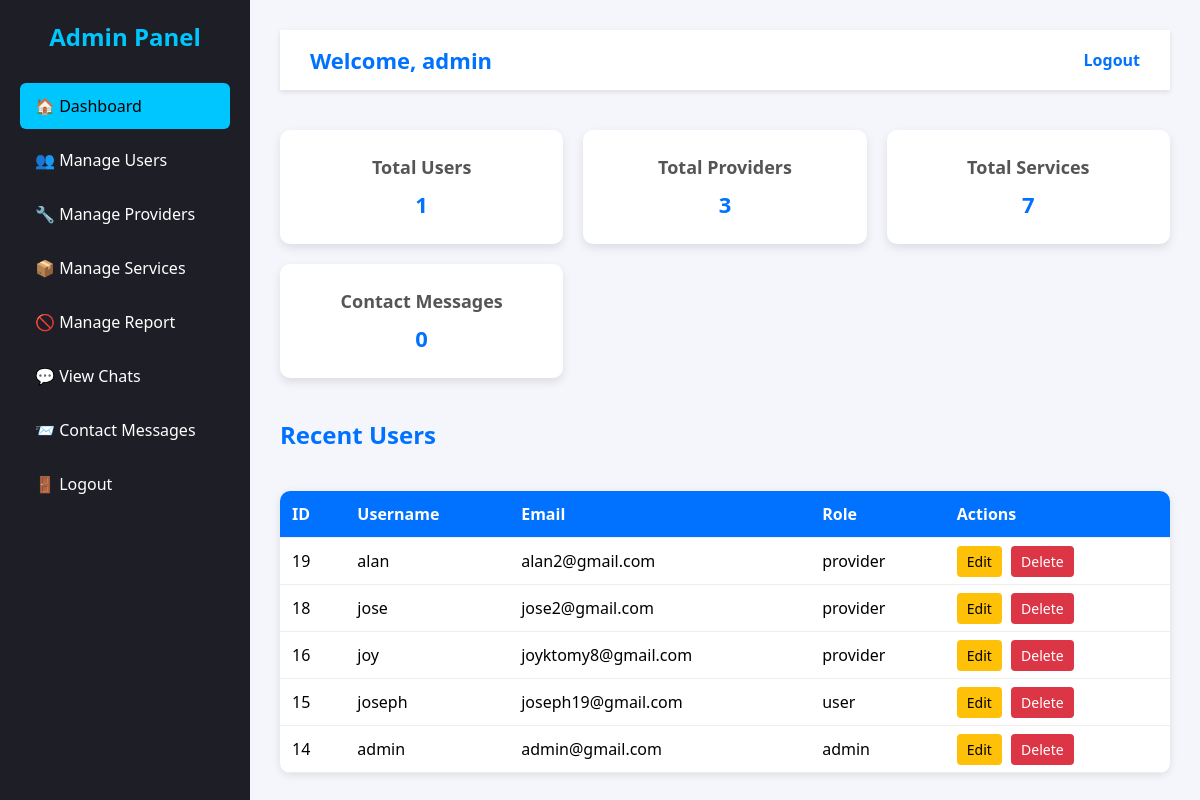
/admin_dashboard.php (signed in), run on the app's committed database.
### tables this page shows
CREATE TABLE `accounts` (
  `id` int(11) NOT NULL,
  `username` varchar(50) NOT NULL,
  `email` varchar(100) NOT NULL,
  `password` varchar(255) NOT NULL,
  `phone` varchar(15) NOT NULL,
  `role` enum('user','provider','admin') NOT NULL,
  `created_at` timestamp NOT NULL DEFAULT current_timestamp(),
  `status` enum('active','blacklisted') NOT NULL DEFAULT 'active'
);

### admin_dashboard.php (the view, shortened to what this page needs)
<?php
$host = "localhost";
$user = "root";
$password = "";
$database = "servicemarketplace";
$conn = new mysqli($host, $user, $password, $database);
$total_users = $conn->query("SELECT COUNT(*) AS total FROM accounts WHERE role='user'")->fetch_assoc()['total'];
$total_providers = $conn->query("SELECT COUNT(*) AS total FROM accounts WHERE role='provider'")->fetch_assoc()['total'];
$total_services = $conn->query("SELECT COUNT(*) AS total FROM services")->fetch_assoc()['total'];
$total_contacts = $conn->query("SELECT COUNT(*) AS total FROM contact_messages")->fetch_assoc()['total'];
?>
<html>
<head>
</head>
<body>
<div class="sidebar">
    <h2>Admin Panel</h2>
    <a href="admin_dashboard.php" class="active">🏠 Dashboard</a>
    <a href="manage_users.php">👥 Manage Users</a>
    <a href="manage_providers.php">🔧 Manage Providers</a>
    <a href="manage_services.php">📦 Manage Services</a>
     <a href="manage_reports.php">🚫 Manage Report</a>
    <a href="admin_view_chats.php">💬 View Chats</a>
    <a href="view_contacts.php">📨 Contact Messages</a>
    <a href="admin_dashboard.php?logout=1">🚪 Logout</a>
</div>
<div class="main-content">
    <div class="topbar">
        <h1>Welcome, <?php echo htmlspecialchars($_SESSION['username']); ?></h1>
        <a href="admin_dashboard.php?logout=1">Logout</a>
    </div>
    <div class="cards">
        <div class="card">
            <h3>Total Users</h3>
            <p><?php echo $total_users; ?></p>
        </div>
        <div class="card">
            <h3>Total Providers</h3>
            <p><?php echo $total_providers; ?></p>
        </div>
        <div class="card">
            <h3>Total Services</h3>
            <p><?php echo $total_services; ?></p>
        </div>
        <div class="card">
            <h3>Contact Messages</h3>
            <p><?php echo $total_contacts; ?></p>
        </div>
    </div>
    <h2 style="margin-top:40px; color:#0072ff;">Recent Users</h2>
    <table>
        <tr>
            <th>ID</th>
            <th>Username</th>
            <th>Email</th>
            <th>Role</th>
            <th>Actions</th>
        </tr>
        <?php
        $recent_users = $conn->query("SELECT id, username, email, role FROM accounts ORDER BY id DESC LIMIT 5");
        while ($row = $recent_users->fetch_assoc()) {
            echo "<tr>
                <td>{$row['id']}</td>
                <td>{$row['username']}</td>
                <td>{$row['email']}</td>
                <td>{$row['role']}</td>
                <td class='action-btns'>
                    <a href='edit_user.php?id={$row['id']}' class='edit-btn'>Edit</a>
                    <a href='admin_dashboard.php?delete_id={$row['id']}' class='delete-btn' onclick='return confirm(\"Are you sure you want to delete this user?\")'>Delete</a>
                </td>
            </tr>";
        }
        ?>
    </table>
</div>
</body>
</html>

### admin_dashboard.php (style rules this page uses)
* { box-sizing: border-box; margin: 0; padding: 0; font-family: 'Segoe UI', sans-serif; }
body { display: flex; min-height: 100vh; background: #f4f6fc; }
.sidebar { width: 250px; background: #1e1f26; color: white; padding: 20px; position: fixed; height: 100%; left: 0; top: 0; }
.sidebar h2 { text-align: center; margin-bottom: 30px; color: #00c6ff; }
.sidebar a { display: block; color: white; padding: 12px 15px; border-radius: 6px; margin-bottom: 8px; text-decoration: none; transition: 0.3s; }
.sidebar a:hover, .sidebar a.active { background: #00c6ff; color: black; }
.main-content { margin-left: 250px; padding: 30px; width: 100%; }
.topbar { background: white; padding: 15px 30px; display: flex; justify-content: space-between; align-items: center; box-shadow: 0 2px 5px rgba(0,0,0,0.1); }
.topbar h1 { color: #0072ff; font-size: 22px; }
.topbar a { color: #0072ff; text-decoration: none; font-weight: bold; }
.cards { display: grid; grid-template-columns: repeat(auto-fit, minmax(220px, 1fr)); gap: 20px; margin-top: 40px; }
.card { background: white; border-radius: 10px; padding: 25px; text-align: center; box-shadow: 0 4px 10px rgba(0,0,0,0.1); }
.card h3 { font-size: 18px; color: #555; margin-bottom: 10px; }
.card p { font-size: 22px; font-weight: bold; color: #0072ff; }
table { width: 100%; border-collapse: collapse; margin-top: 40px; background: white; border-radius: 10px; overflow: hidden; box-shadow: 0 2px 8px rgba(0,0,0,0.1); }
table th, table td { padding: 12px; text-align: left; border-bottom: 1px solid #eee; }
table th { background: #0072ff; color: white; }
.action-btns a { padding: 6px 10px; text-decoration: none; border-radius: 4px; margin-right: 5px; font-size: 14px; }
.edit-btn { background: #ffc107; color: black; }
.delete-btn { background: #dc3545; color: white; }

### data on the page
accounts: id "19", username "alan", email "alan2@gmail.com", role "provider"
accounts: id "18", username "jose", email "jose2@gmail.com", role "provider"
accounts: id "16", username "joy", email "joyktomy8@gmail.com", role "provider"
accounts: id "15", username "joseph", email "joseph19@gmail.com", role "user"
accounts: id "14", username "admin", email "admin@gmail.com", role "admin"

### other printed values
$_SESSION['username'] "admin"
$total_users "1"
$total_providers "3"
$total_services "7"
$total_contacts "0"
